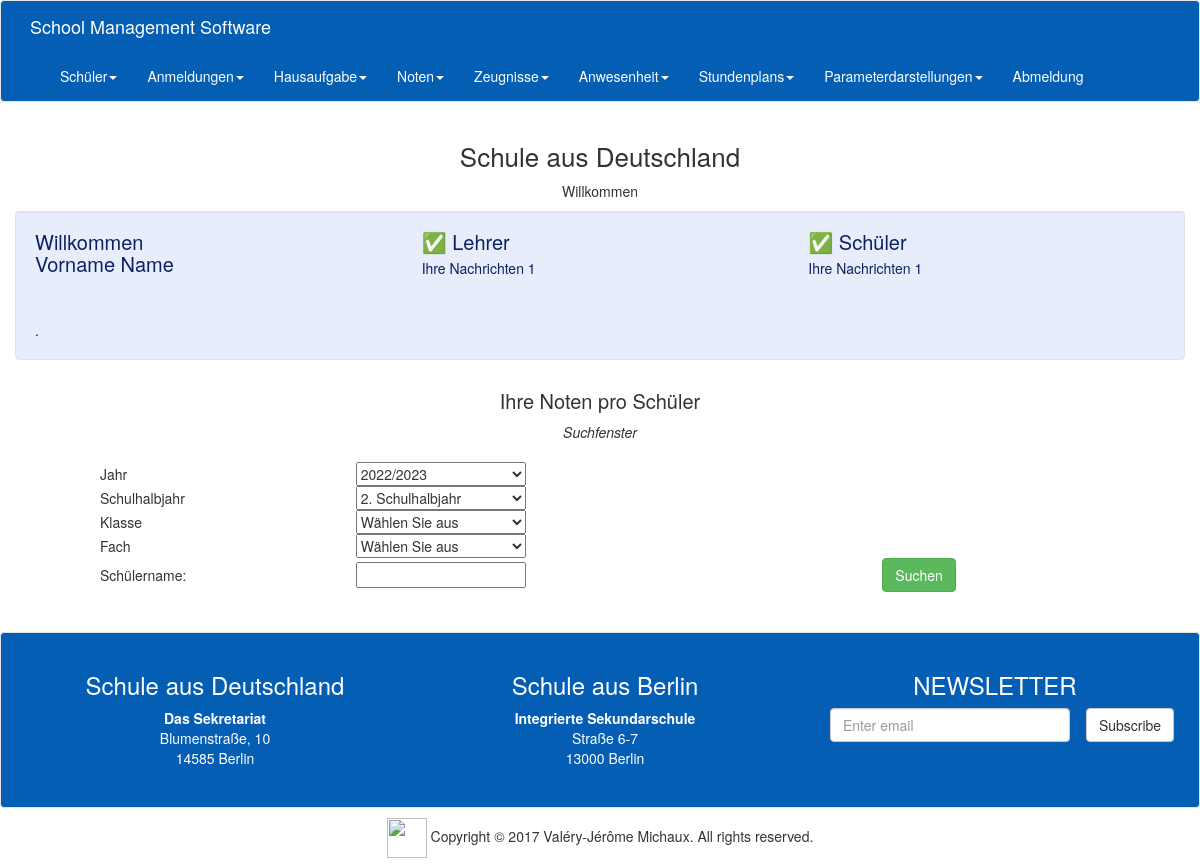
Screenshot of /teacher/studentgrade.php (signed in) with the database file from the repository.
### tables this page shows
CREATE TABLE `interface` (
  `code` int(30) NOT NULL,
  `titre` text NOT NULL,
  `message1` text NOT NULL,
  `titre2` text NOT NULL,
  `titre3` text NOT NULL,
  `message2` text NOT NULL,
  `message3` text NOT NULL
);

CREATE TABLE `school` (
  `schoolname1` varchar(50) NOT NULL,
  `schoolname2` varchar(30) NOT NULL,
  `schoolzip` varchar(10) NOT NULL,
  `schooladdress` varchar(30) NOT NULL,
  `groupname` varchar(50) NOT NULL,
  `groupname2` varchar(30) NOT NULL,
  `groupaddress` varchar(30) NOT NULL,
  `groupzip` varchar(10) NOT NULL,
  `schoolcity` varchar(30) NOT NULL,
  `Groupcity` varchar(30) NOT NULL,
  `code` int(11) NOT NULL
);

### teacher/studentgrade.php (the view, shortened to what this page needs)
<?php
include 'menuhead.php';
?>
<div class="col-lg-12 text-center">
	<h2>Ihre Noten pro Schüler</h2> <I>Suchfenster</I>
</div>
<form id="form1" name="form1" method="post">
	<table width="300" border="0" align="center">
		<tr>
			<td>&nbsp;</td>
			<td>&nbsp;</td>
			<td>&nbsp;</td>
		</tr>
		<td>Jahr</td>
		<td>
			<select name="c1" style="width:170px;">
				<?php
				$requete = 'SELECT years FROM `years` order by years desc';
				$result = mysqli_query($cn, $requete);
				$requeteActuelle = 'SELECT year FROM `reference`';
				$resultAct = mysqli_query($cn, $requeteActuelle);
				$selecAct = mysqli_fetch_array($resultAct);
				while ($ligne = mysqli_fetch_array($result)) {
					if (!empty($_POST["c1"])) {
						$selectionnee = ($ligne[0] == $_POST["c1"]) ? " SELECTED " : "";
					} else {
						$selectionnee = ($ligne[0] == $selecAct[0]) ? " SELECTED " : "";
					}
					echo "<option value='", addslashes($ligne['years']), "' $selectionnee >", addslashes($ligne['years']), '</option>';
				}
				?>
			</select>
		</td>
		<td>&nbsp;</td>
		<tr>
			<td>Schulhalbjahr</td>
			<td><select name="c2" style="width:170px;">
					<?php
					$requete = 'SELECT semester FROM `semester`';
					$result = mysqli_query($cn, $requete);
					$requeteActuelle = 'SELECT semester FROM `reference`';
					$resultAct = mysqli_query($cn, $requeteActuelle);
					$selecAct = mysqli_fetch_array($resultAct);
					while ($ligne = mysqli_fetch_array($result)) {
						if (!empty($_POST["c2"])) {
							$selectionnee = ($ligne[0] == $_POST["c2"]) ? " SELECTED " : "";
						} else {
							$selectionnee = ($ligne[0] == $selecAct[0]) ? " SELECTED " : "";
						}
						echo "<option value='", addslashes($ligne['semester']), "' $selectionnee >", addslashes($ligne['semester']), '</option>';
					}
					?>
				</select>
			<td>&nbsp;</td>
		</tr>
		<tr>
			<td>Klasse</td>
			<td><select name="c3" style="width:170px;">
					<option value="">Wählen Sie aus</option>
				</select>
			<td>&nbsp;</td>
		</tr>
		<tr>
			<td>Fach</td>
			<td><select name="c4" style="width:170px;">
					<option value="">Wählen Sie aus</option>
				</select>
			<td>&nbsp;</td>
		</tr>
		<tr>
			<td>Schülername:</td>
			<td><input type="text" name="t1" id="t1" value="<?php if (isset($_POST['t1'])) {
				echo $_POST['t1'];
			} ?>"
					size="19" style="width:170px;"></td>
			<td><input name="b2" type="submit" id="b2" class="btn btn-success" value="Suchen"></td>
		</tr>
	</table>
	<br>
</form>
<?php
include 'menubottom.php';
?>

### teacher/menuhead.php (shortened to what this page needs)
<?php
include '../connexion.php';
?>
<!DOCTYPE html>
<html lang="en">
<head>
  <link rel="stylesheet" href="../css/bootstrap.css">
</head>
<body>
  <nav class="navbar navbar-default">
    <div class="container">
      <div class="navbar-header">
        <a class="navbar-brand" href="homeprof.php">School Management Software</a>
      </div>
      <div class="collapse navbar-collapse" id="myDefaultNavbar1">
        <ul class="nav navbar-nav">
          <li class="dropdown"> <a href="#" class="dropdown-toggle" aria-expanded="false" role="button"
              data-toggle="dropdown">Schüler<span class="caret"></span></a>
          </li>
          <li class="dropdown"> <a href="#" class="dropdown-toggle" aria-expanded="false" role="button"
              data-toggle="dropdown">Anmeldungen<span class="caret"></span></a>
          </li>
          <li class="dropdown"> <a href="#" class="dropdown-toggle" aria-expanded="false" role="button"
              data-toggle="dropdown">Hausaufgabe<span class="caret"></span></a>
          </li>
          <li class="dropdown"> <a href="#" class="dropdown-toggle" aria-expanded="false" role="button"
              data-toggle="dropdown">Noten<span class="caret"></span></a>
          </li>
          <li class="dropdown"> <a href="#" class="dropdown-toggle" aria-expanded="false" role="button"
              data-toggle="dropdown">Zeugnisse<span class="caret"></span></a>
          </li>
          <li class="dropdown"> <a href="#" class="dropdown-toggle" aria-expanded="false" role="button"
              data-toggle="dropdown">Anwesenheit<span class="caret"></span></a>
          </li>
          <li class="dropdown"> <a href="#" class="dropdown-toggle" aria-expanded="false" role="button"
              data-toggle="dropdown">Stundenplans<span class="caret"></span></a>
          </li>
          <li class="dropdown"> <a href="#" class="dropdown-toggle" aria-expanded="false" role="button"
              data-toggle="dropdown">Parameterdarstellungen<span class="caret"></span></a>
          </li>
          <li class="active"><a href="logout.php">Abmeldung<span class="sr-only">(current)</span></a></li>
        </ul>
      </div>
    </div>
  </nav>
  <section>
    <?php
    $requete = 'SELECT * FROM `interface`';
    $result = mysqli_query($cn, $requete);
    $interf = mysqli_fetch_array($result);
    ?>
    <div class="container">
      <div class="row">
        <div class="col-xs-12 text-center">
          <h1>
            <?php echo addslashes($interf[1]); ?>
          </h1>
          <p>
            <?php echo addslashes($interf[2]); ?>
          </p>
        </div>
      </div>
    </div>
  </section>
  <section>
    <div class="container well">
      <div class="row">
        <div class="col-lg-4 col-md-4 col-sm-6">
          <div class="media">
            <div class="media-body">
              <h2 class="media-heading">Willkommen<br>
                <tr>
                  <?php echo $_SESSION['prenomlogin'] . '&nbsp;' . $_SESSION['nomlogin']; ?>
              </h2>
              <table width="300" border="0">
                <tbody>
                  <tr>
                    <th scope="row">&nbsp;</th>
                  </tr>
                  <tr>
                    <td>&nbsp;</td>
                  </tr>
                </tbody>
              </table>
              .
            </div>
          </div>
        </div>
        <div class="col-lg-4 col-md-4 col-sm-6">
          <div class="media">
            <div class="media-body">
              <h2 class="media-heading">✅
                <?php echo addslashes($interf[3]); ?>
              </h2>
              <?php echo addslashes($interf[5]); ?>
            </div>
          </div>
        </div>
        <div class="col-lg-4 col-md-4 col-sm-6">
          <div class="media">
            <div class="media-body">
              <h2 class="media-heading">✅
                <?php echo addslashes($interf[4]); ?>
              </h2>
              <?php echo addslashes($interf[5]); ?>
            </div>
          </div>
        </div>
      </div>
    </div>
  </section>

### teacher/menubottom.php (shortened to what this page needs)
<BR>
<?php
$requete = 'SELECT * FROM `school`';
$result = mysqli_query($cn, $requete);
$ecole = mysqli_fetch_array($result);
?>
<footer class="text-center">
  <div class="section well2">
    <div class="container">
      <div class="row">
        <div class="col-lg-4 col-md-4">
          <h3 class="text-center">
            <?php echo addslashes($ecole[4]); ?>
          </h3>
          <address class="text-center">
            <strong>
              <?php echo addslashes($ecole[5]); ?>
            </strong><br>
            <?php echo addslashes($ecole[6]); ?><br>
            <?php echo addslashes($ecole[7]); ?>
            <?php echo addslashes($ecole[9]); ?><br>
          </address>
        </div>
        <div class="col-lg-4 col-md-4">
          <h3 class="text-center">
            <?php echo addslashes($ecole[0]); ?>
          </h3>
          <address class="text-center">
            <strong>
              <?php echo addslashes($ecole[1]); ?>
            </strong><br>
            <?php echo addslashes($ecole[3]); ?><br>
            <?php echo addslashes($ecole[2]); ?>
            <?php echo addslashes($ecole[8]); ?><br>
          </address>
        </div>
        <div class="col-lg-4 col-md-4">
          <h3 class="text-center">NEWSLETTER</h3>
          <form>
            <div class="form-group col-lg-9 col-md-8 col-sm-10 col-xs-10">
              <input type="email" class="form-control" id="exampleInputEmail1" placeholder="Enter email">
            </div>
            <button type="submit" class="btn btn-default">Subscribe<br>
            </button>
          </form>
        </div>
      </div>
    </div>
  </div>
  <div class="container">
    <div class="row">
      <div class="col-xs-12">
        <p><a href="https://github.com/michaux4/SchoolManagementSoftware" target="_blank"><img src="https://github.githubassets.com/images/modules/logos_page/GitHub-Mark.png" style="width:40px;height:40px;"></a> Copyright &copy; 2017 Val&eacute;ry-J&eacute;r&ocirc;me Michaux. All rights reserved. </p>
      </div>
    </div>
  </div>
</footer>
</body>
</html>

### rows the page displays
interface: titre "Schule aus Deutschland", message1 "Willkommen", titre2 "Lehrer", message2 "Ihre Nachrichten 1", titre3 "Schüler"
school: groupname "Schule aus Deutschland", groupname2 "Das Sekretariat", groupaddress "Blumenstraße, 10", groupzip "14585", Groupcity "Berlin", schoolname1 "Schule aus Berlin", schoolname2 "Integrierte Sekundarschule", schooladdress "Straße 6-7", schoolzip "13000", schoolcity "Berlin"

### other values shown
$_SESSION['prenomlogin'] "Vorname"
$_SESSION['nomlogin'] "Name"
form field c1 "2022/2023"
form field c2 "2. Schulhalbjahr"
